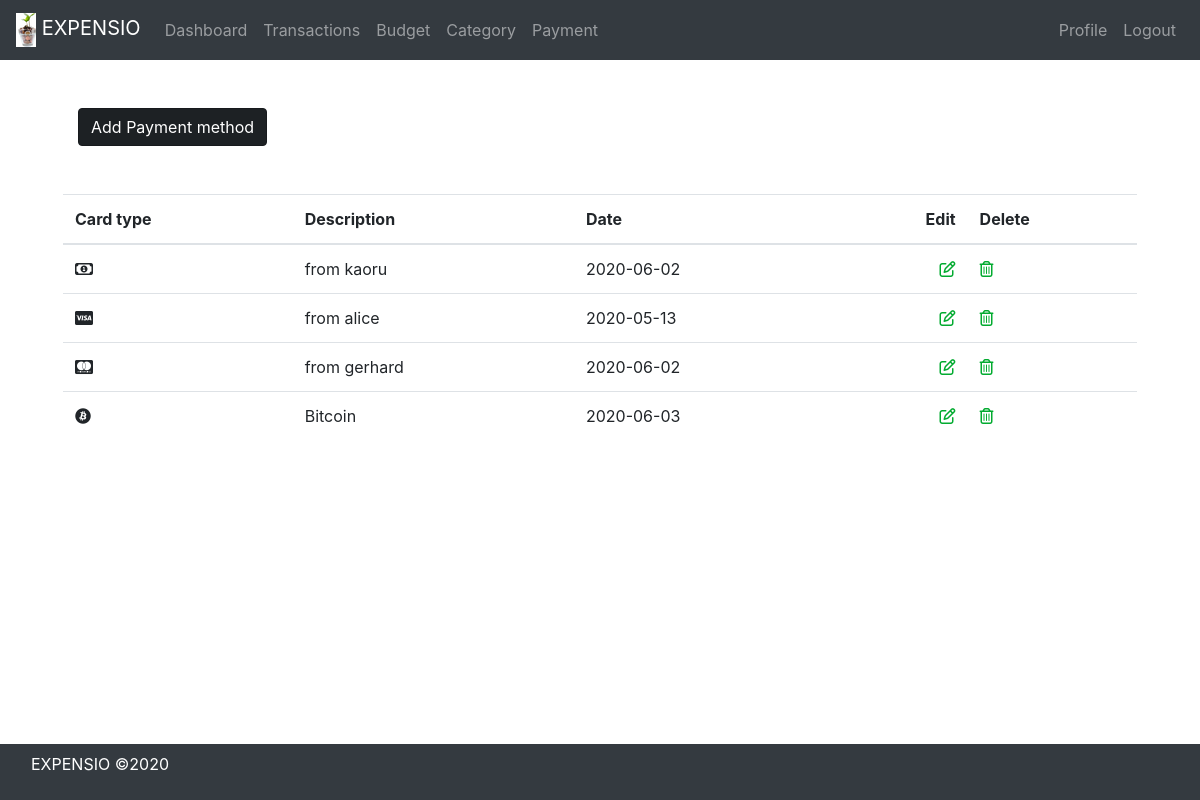
The app's page /payment/ (signed in) with its own data.
### payment/models.py (models this page shows, shortened)
class Payment(models.Model):
    VISA = "VISA"
    MASTERCARD = "MASTERCARD"
    BANK = "BANK"
    CRYPTO = "CRYPTO"
    CASH = "CASH"
    PAYMENT_TYPE = [
        (CASH, "Cash"),
        (VISA, "Visa"),
        (MASTERCARD, "Mastercard"),
        (BANK, "Bank"),
        (CRYPTO, "Crypto"),
    ]
    type = models.CharField(max_length=50, choices=PAYMENT_TYPE, default=CASH, )
    date = models.DateTimeField()
    description = models.CharField(max_length=100, default="")
    user = models.ForeignKey("auth.User", on_delete=models.CASCADE)

### payment/views.py (the view)
# urls.py: path("", login_required(PaymentListView.as_view()), name="payment"),
class PaymentListView(ListView):
    model = Payment
    template_name = "payment.html"
    def get_queryset(self):
        return Payment.objects.filter(user=self.request.user)

### payment/templates/payment.html
{% extends 'base.html' %}
{% block content %}
    <a href="/payment/add" class="btn btn btn-dark active" role="button" aria-pressed="true">Add Payment method</a>
    <div class="row pt-5">
        <div class="table-responsive">
            <table class="table">
                <thead>
                <tr>
                    <th scope="col">Card type</th>
                    <th scope="col">Description</th>
                    <th scope="col">Date</th>
                    <th scope="col" class="text-right">Edit</th>
                    <th scope="col">Delete</th>
                </tr>
                </thead>
                <tbody>
                {% for payment in object_list %}
                    <tr>
                        {% if payment.type == 'CASH' %}
                            <td><i class="far fa-money-bill-alt"></i></td>
                        {% elif payment.type == 'VISA' %}
                            <td><i class="fab fa-cc-visa"></i></td>
                        {% elif payment.type == 'MASTERCARD' %}
                            <td><i class="fab fa-cc-mastercard"></i></td>
                        {% elif payment.type == 'BANK' %}
                            <td><i class="fas fa-university"></i></td>
                        {% elif payment.type == 'CRYPTO' %}
                            <td><i class="fab fa-bitcoin"></i></td>
                        {% endif %}
                        <td>{{ payment.description }}</td>
                        <td>{{ payment.date | date:"Y-m-d" }}</td>
                        <td class="text-right">
                            <a href="{{ payment.id }}/edit">
                                <i class="far fa-edit" style="color:#03ab30;"></i>
                            </a>
                        </td>
                        <td>
                            <a href="{{ payment.id }}/delete">
                                <i class="far fa-trash-alt" style="color:#03ab30;"></i>
                            </a>
                        </td>
                    </tr>
                {% endfor %}
                </tbody>
            </table>
        </div>
    </div>
{% endblock content %}

### records on screen
Payment: type "CASH" (drawn), description "from kaoru", date "2020-06-02"
Payment: type "VISA" (drawn), description "from alice", date "2020-05-13"
Payment: type "MASTERCARD" (drawn), description "from gerhard", date "2020-06-02"
Payment: type "CRYPTO" (drawn), description "Bitcoin", date "2020-06-03"
